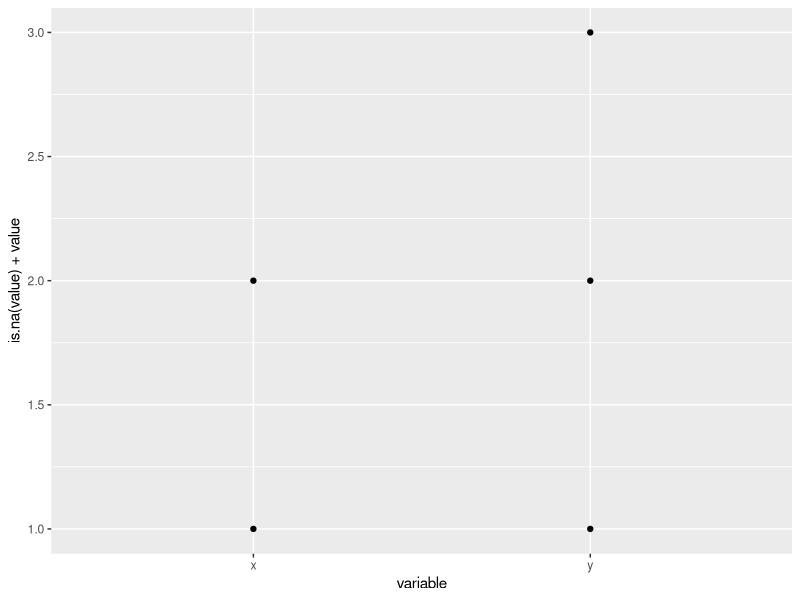

R code for this plot:
## ---- chunk 1
vector()
## ---- chunk 2
a <- 3L; b <- 3
class(a);class(b)
## ---- chunk 3
1/0; 0/0
## ---- chunk 4
data("mtcars")
attributes(mtcars)
str(mtcars)
## ---- chunk 5
x <- 1
print(x)
x
msg <- "hello"
msg
## ---- chunk 6
x <- 5  ## nothing printed
x       ## auto-printing occurs
print(x)  ## explicit printing
## ---- chunk 7
x <- 1:20 
x
## ---- chunk 8
x <- c(0.5, 0.6)       ## numeric
x <- c(TRUE, FALSE)    ## logical
x <- c(T, F)           ## logical
x <- c("a", "b", "c")  ## character
x <- 9:29              ## integer
x <- c(1+0i, 2+4i)     ## complex
## ---- chunk 9
x <- c(1, 2, NA, NA, NA)
y <- c(NA, NA, 1, 2, 3)
d <- data.frame(x = x, y = y)
## the number of missing values. 
b <- apply(d, 2, function(x)sum(is.na(x)))
## identify the index of missing values in a data frame
b <- apply(d, 2, function(x)which(is.na(x)))

library(reshape2)
dmelt <- melt(d)
dmelt
library(ggplot2)
g <- ggplot(data = dmelt, mapping = aes(x = variable, y = is.na(value)+value))
g <- g + geom_point()
g

#return the position of na in a vector r
a <- which(is.na(x))

is.nan(x)

x <- c(1, 2, NaN, NA, 4)
is.na(x)
is.nan(x)

